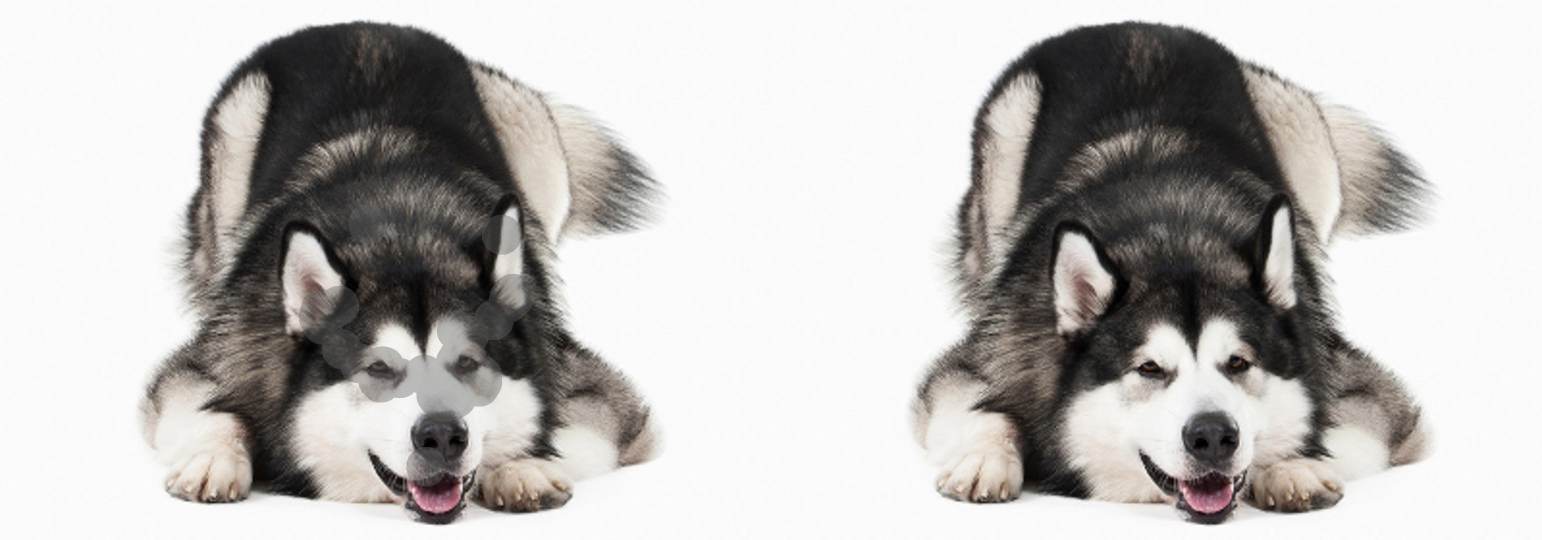
#> input picture pytorch-CycleGAN-and-pix2pix/datasets/test/0000.jpg, 3084 x 1080 px, given as the content of the folder ../dataset/50kshoes_edges, which was not available (shown at 1/2 size)
$ python combine_A_and_B.py   (older library calls are emulated)
#> lines starting #> are read from the running program, lines starting #| are printed output that depends on the picture
import os
import sys
import numpy as np
import cv2
import argparse
from multiprocessing import Pool

# python datasets/combine_A_and_B.py --fold_A datasets\fig --fold_B datasets\heatmap --fold_AB datasets\train

def image_write(path_A, path_B, path_AB):
    im_A = cv2.imread(path_A, 1) # python2: cv2.CV_LOAD_IMAGE_COLOR; python3: cv2.IMREAD_COLOR
    im_B = cv2.imread(path_B, 1) # python2: cv2.CV_LOAD_IMAGE_COLOR; python3: cv2.IMREAD_COLOR
    im_AB = np.concatenate([im_A, im_B], 1)
    cv2.imwrite(path_AB, im_AB)


parser = argparse.ArgumentParser('create image pairs')
parser.add_argument('--fold_A', dest='fold_A', help='input directory for image A', type=str, default='../dataset/50kshoes_edges')
parser.add_argument('--fold_B', dest='fold_B', help='input directory for image B', type=str, default='../dataset/50kshoes_jpg')
parser.add_argument('--fold_AB', dest='fold_AB', help='output directory', type=str, default='../dataset/test_AB')
parser.add_argument('--num_imgs', dest='num_imgs', help='number of images', type=int, default=1000000)
parser.add_argument('--use_AB', dest='use_AB', help='if true: (0001_A, 0001_B) to (0001_AB)', action='store_true')
parser.add_argument('--no_multiprocessing', dest='no_multiprocessing', help='If used, chooses single CPU execution instead of parallel execution', action='store_true',default=False)
args = parser.parse_args()

for arg in vars(args):
    print('[%s] = ' % arg, getattr(args, arg))

print(args.fold_A)
splits = os.listdir(args.fold_A)

if not args.no_multiprocessing:
    pool=Pool()

for sp in splits:
    img_fold_A = os.path.join(args.fold_A, sp)
    img_fold_B = os.path.join(args.fold_B, sp)
    img_list = os.listdir(img_fold_A.replace('\\', '/'))
    if args.use_AB:
        img_list = [img_path for img_path in img_list if '_A.' in img_path]

    num_imgs = min(args.num_imgs, len(img_list))
    print('split = %s, use %d/%d images' % (sp, num_imgs, len(img_list)))
    img_fold_AB = os.path.join(args.fold_AB, sp)
    if not os.path.isdir(img_fold_AB):
        os.makedirs(img_fold_AB)
    print('split = %s, number of images = %d' % (sp, num_imgs))
    for n in range(num_imgs):
        name_A = img_list[n]
        path_A = os.path.join(img_fold_A, name_A)
        if args.use_AB:
            name_B = name_A.replace('_A.', '_B.')
        else:
            name_B = name_A
        path_B = os.path.join(img_fold_B, name_B)
        if os.path.isfile(path_A) and os.path.isfile(path_B):
            name_AB = name_A
            if args.use_AB:
                name_AB = name_AB.replace('_A.', '.')  # remove _A
            path_AB = os.path.join(img_fold_AB, name_AB)
            if not args.no_multiprocessing:
                pool.apply_async(image_write, args=(path_A, path_B, path_AB))
#> in image_write, im_A is the input picture: shape (1080, 3084, 3); mean B, G, R 184.9, 187, 189.3
#> in image_write, `im_AB = np.concatenate([im_A, im_B], 1)`:
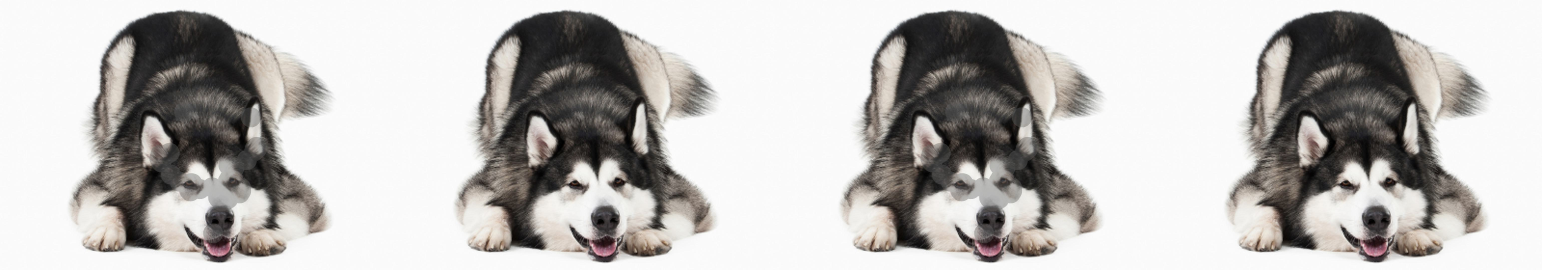
#> im_AB: shape (1080, 6168, 3) (shown at 1/4 size); mean B, G, R 184.9, 187, 189.3
            else:
                im_A = cv2.imread(path_A, 1) # python2: cv2.CV_LOAD_IMAGE_COLOR; python3: cv2.IMREAD_COLOR
                im_B = cv2.imread(path_B, 1) # python2: cv2.CV_LOAD_IMAGE_COLOR; python3: cv2.IMREAD_COLOR
                im_AB = np.concatenate([im_A, im_B], 1)
                cv2.imwrite(path_AB, im_AB)
if not args.no_multiprocessing:
    pool.close()
    pool.join()

$ run again, on pytorch-CycleGAN-and-pix2pix/datasets/testA/detailMain_american-cocker-spaniel.png
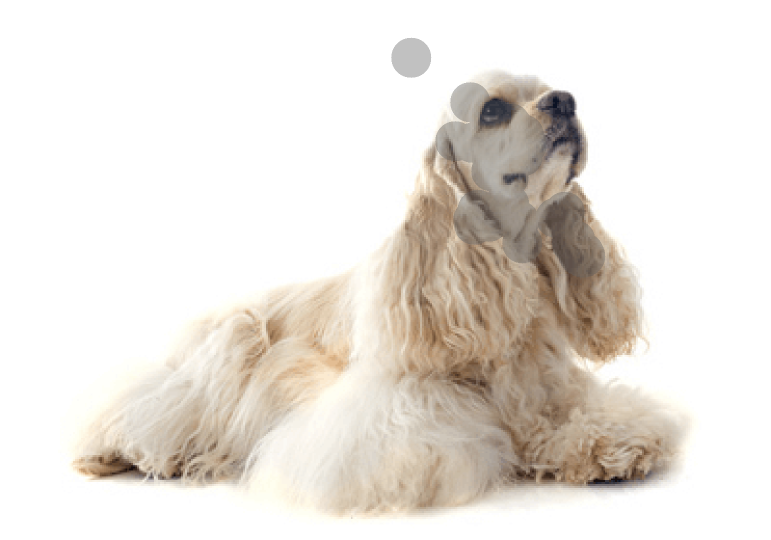
#> input picture pytorch-CycleGAN-and-pix2pix/datasets/testA/detailMain_american-cocker-spaniel.png, 1542 x 1080 px, given as the content of the folder ../dataset/50kshoes_edges, which was not available (shown at 1/2 size)
#> in image_write, im_A is the input picture: shape (1080, 1542, 3); mean B, G, R 220.3, 226.8, 232.3
#> in image_write, `im_AB = np.concatenate([im_A, im_B], 1)`:
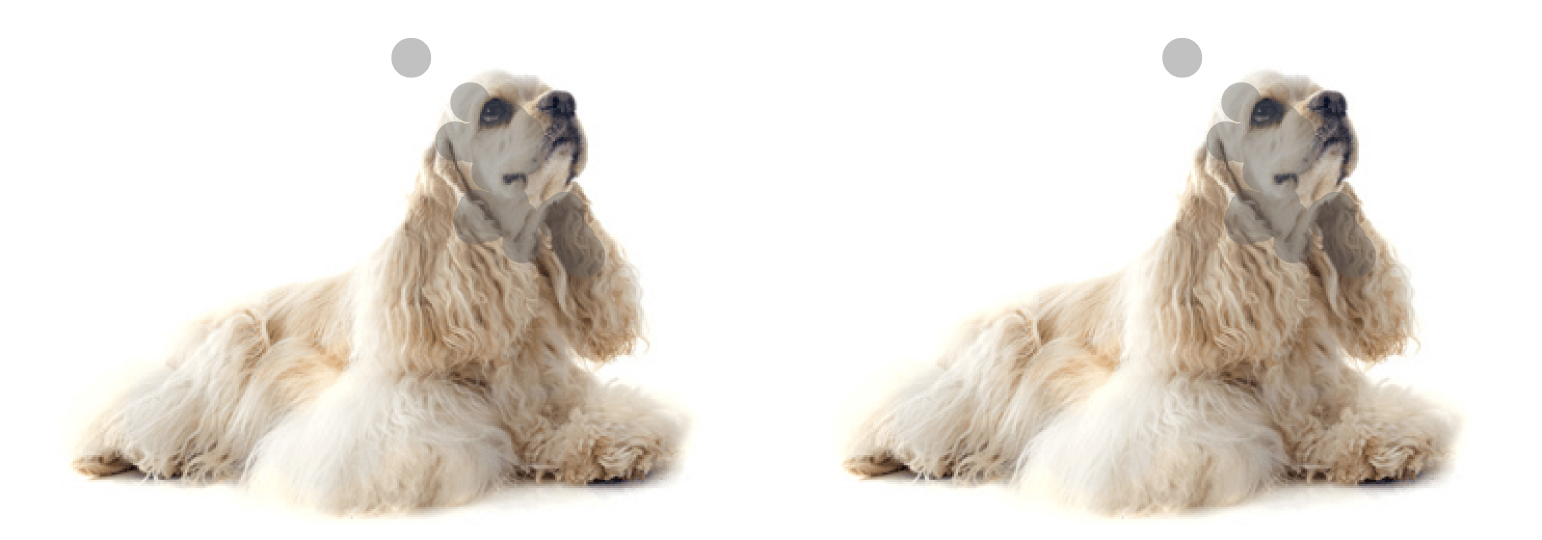
#> im_AB: shape (1080, 3084, 3) (shown at 1/2 size); mean B, G, R 220.3, 226.8, 232.3

$ run again, on pytorch-CycleGAN-and-pix2pix/datasets/testA/detailMain_alaskan-malamute.png
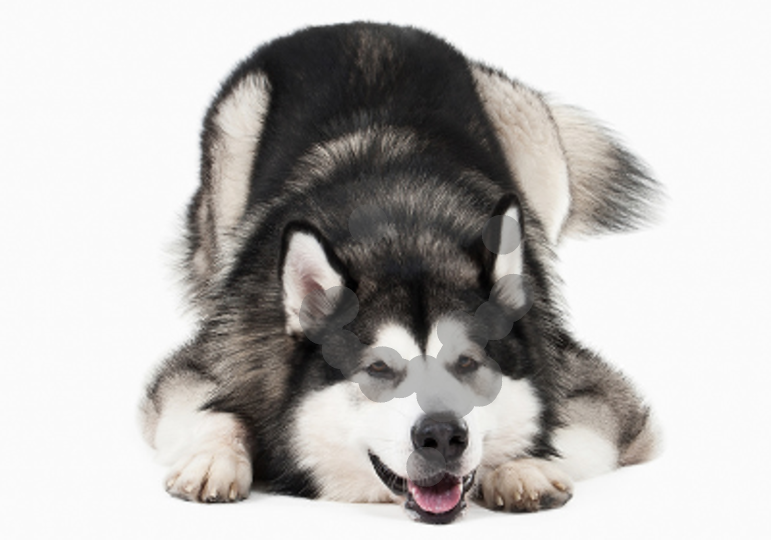
#> input picture pytorch-CycleGAN-and-pix2pix/datasets/testA/detailMain_alaskan-malamute.png, 1542 x 1080 px, given as the content of the folder ../dataset/50kshoes_edges, which was not available (shown at 1/2 size)
#> in image_write, im_A is the input picture: shape (1080, 1542, 3); mean B, G, R 184.8, 186.8, 189.1
#> in image_write, `im_AB = np.concatenate([im_A, im_B], 1)`:
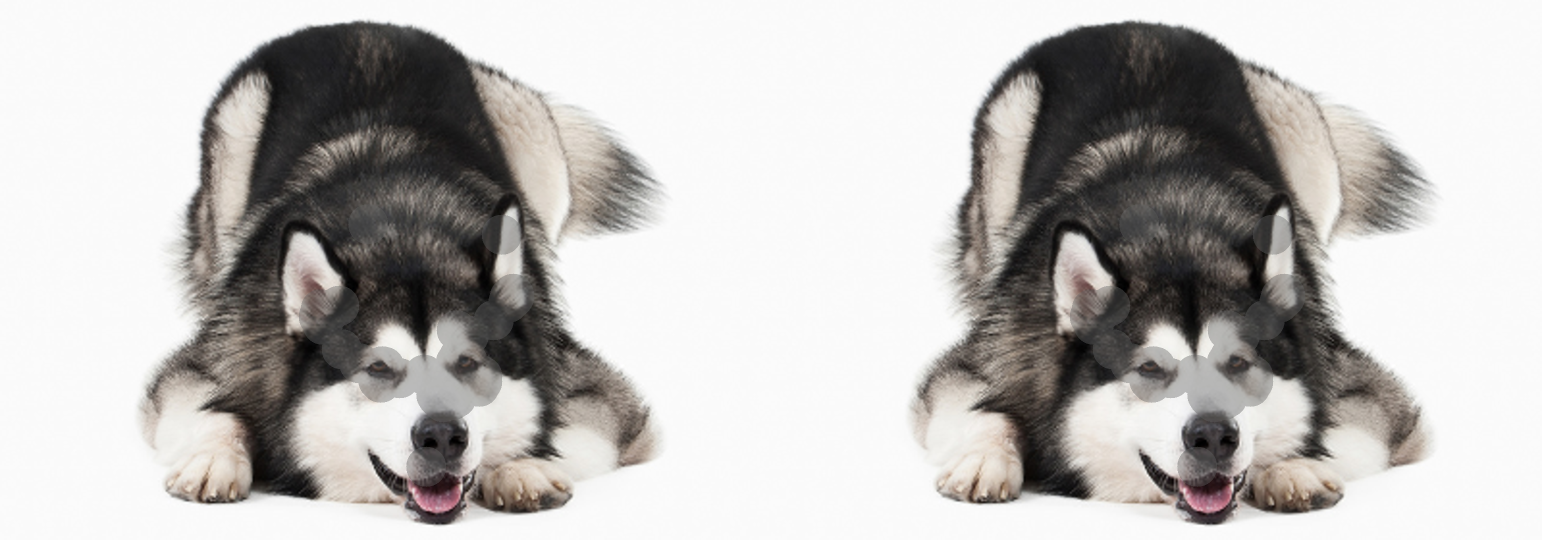
#> im_AB: shape (1080, 3084, 3) (shown at 1/2 size); mean B, G, R 184.8, 186.8, 189.1
